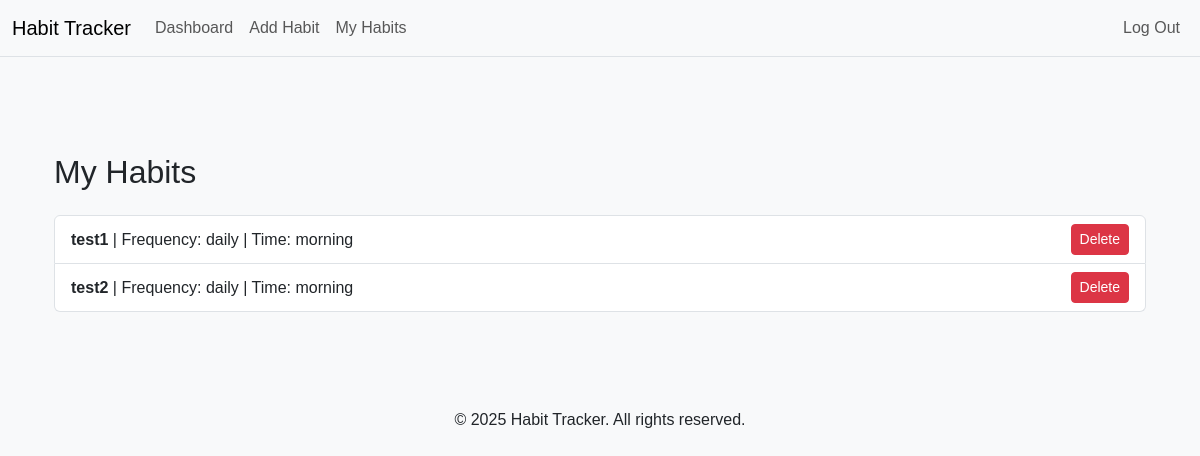
Page /habits (signed in) on the earlier database version.
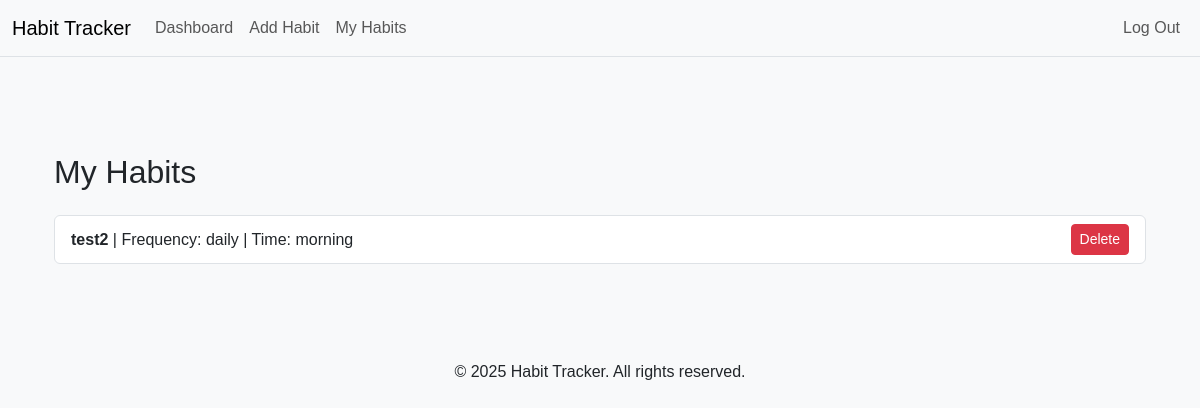
Same page on the later database version.
### tables this page shows
CREATE TABLE habits (
    id INTEGER PRIMARY KEY AUTOINCREMENT,
    user_id INTEGER NOT NULL,
    habit_name TEXT NOT NULL,
    frequency TEXT,
    time_of_day TEXT,
    created_at DATETIME DEFAULT CURRENT_TIMESTAMP,
    FOREIGN KEY (user_id) REFERENCES users(id)
);

### app/routes.py (the view)
@main.route("/habits")
def habits():
    if "user_id" not in session:
        flash("Please log in first.", "danger")
        return redirect(url_for("auth.login"))
    habits = db.execute("SELECT * FROM habits WHERE user_id = ?", session["user_id"])
    return render_template("habits.html", habits=habits)

### app/templates/habits.html (shortened to what this page needs)
{% extends "base.html" %}
{% block main %}
<div class="container mt-5">
    <h2 class="mb-4">My Habits</h2>
    {% if habits %}
        <ul class="list-group">
            {% for habit in habits %}
                <li class="list-group-item d-flex justify-content-between align-items-center">
                    <div>
                        <strong>{{ habit.habit_name }}</strong>
                        {% if habit.frequency %} | Frequency: {{ habit.frequency }}{% endif %}
                        {% if habit.time_of_day %} | Time: {{ habit.time_of_day }}{% endif %}
                    </div>
                    <form action="/delete-habit/{{ habit.id }}" method="post" onsubmit="return confirm('Are you sure you want to delete this habit?');">
                        <button type="submit" class="btn btn-danger btn-sm">Delete</button>
                    </form>
                </li>
            {% endfor %}
        </ul>
    {% else %}
        <p>You haven't added any habits yet. <a href="/add-habit">Add a habit</a>.</p>
    {% endif %}
</div>
{% endblock %}

### app/templates/base.html (shortened to what this page needs)
<!DOCTYPE html>
<html lang="en">
<head>
    <link href="https://cdn.jsdelivr.net/npm/bootstrap@5.3.3/dist/css/bootstrap.min.css" rel="stylesheet">
    <link href="/static/styles.css" rel="stylesheet">
</head>
<body>
    <nav class="navbar navbar-expand-md navbar-light bg-light border-bottom">
        <div class="container-fluid">
            <a class="navbar-brand" href="/">Habit Tracker</a>
            <div class="collapse navbar-collapse" id="navbarContent">
                {% if session["user_id"] %}
                <ul class="navbar-nav me-auto">
                    <li class="nav-item"><a class="nav-link" href="/dashboard">Dashboard</a></li>
                    <li class="nav-item"><a class="nav-link" href="/add-habit">Add Habit</a></li>
                    <li class="nav-item"><a class="nav-link" href="/habits">My Habits</a></li>
                </ul>
                <ul class="navbar-nav ms-auto">
                    <li class="nav-item"><a class="nav-link" href="/logout">Log Out</a></li>
                </ul>
                {% endif %}
            </div>
        </div>
    </nav>
    <main class="container py-5">
        {% block main %}{% endblock %}
    </main>
    <footer class="text-center mt-5 mb-3">
        <p>&copy; 2025 Habit Tracker. All rights reserved.</p>
    </footer>
</body>
</html>

### app/static/styles.css (style rules this page uses)
body { background-color: #f8f9fa; font-family: Arial, sans-serif; }

Differences in the rows shown:
removed habits: habit_name "test1", frequency "daily", time_of_day "morning"
